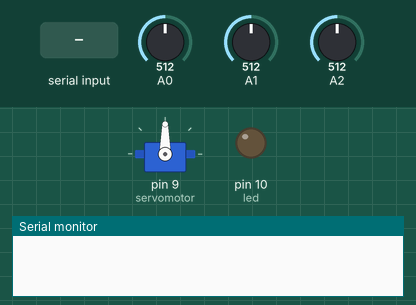
Bench run of a sketch on a simulated Arduino Uno, built with avr-gcc and run on an emulated ATmega328P. Parts: servo, output pins drawn as LEDs (lit = HIGH), the last lines printed to the serial monitor. Inputs (shaded band) come from the test bench; at power-on: A0 = 512, A1 = 512, A2 = 512.

Above: at 1.2 s.
1.3 s: byte 30 received over Serial
At 2.3 s:
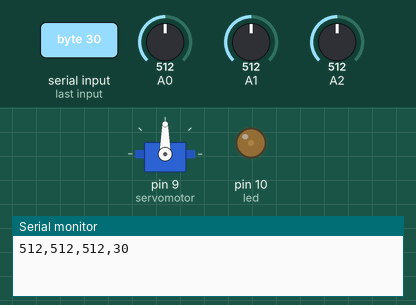
2.8 s: byte 90 received over Serial
At 3.4 s:
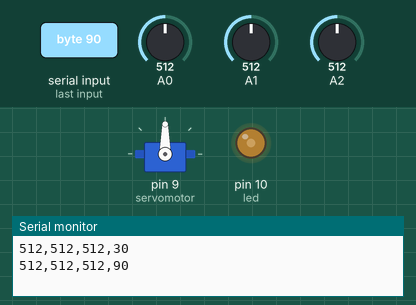
Timing chart, 0 to 5.8 s (numbered marks = the images above; inputs shaded):
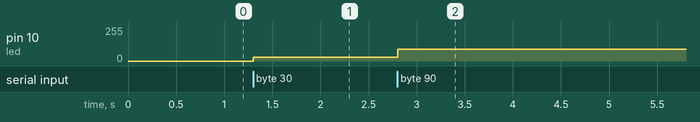

The sketch:

SerialServo.ino
```cpp
#include <Servo.h>
Servo servomotor;

int ang = 0;
int brightness = 0;

void setup() {
  Serial.begin(9600);
  servomotor.attach(9); // servo
  pinMode(10, OUTPUT); // led
}

void loop() {
  int pot1 = analogRead(A0);
  int pot2 = analogRead(A1);
  int light = analogRead(A2);

  if (Serial.available() > 0) {

    int p5info = Serial.read();

    Serial.print(pot1);
    Serial.print(",");
    Serial.print(pot2);
    Serial.print(",");
    Serial.print(light);
    Serial.print(",");

    brightness = p5info;

    Serial.println(brightness);
  }
  //servomotor.write(ang);
  analogWrite(10, brightness);
}
```

Measured:
- after the input at 1.3 s, pin 10 (led): 0/255 → 30/255 at once
- after the input at 2.8 s, pin 10 (led): 30/255 → 90/255 at once
